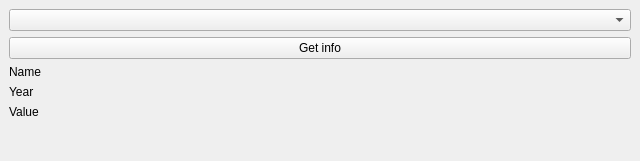
<?xml version="1.0" encoding="UTF-8"?>
<ui version="4.0">
 <class>itemInfoWindow</class>
 <widget class="QMainWindow" name="itemInfoWindow">
  <property name="geometry">
   <rect>
    <x>0</x>
    <y>0</y>
    <width>640</width>
    <height>161</height>
   </rect>
  </property>
  <property name="windowTitle">
   <string>Item Info</string>
  </property>
  <widget class="QWidget" name="centralwidget">
   <layout class="QFormLayout" name="formLayout">
    <item row="2" column="0">
     <widget class="QLabel" name="nameLabel">
      <property name="text">
       <string>Name</string>
      </property>
     </widget>
    </item>
    <item row="4" column="0">
     <widget class="QLabel" name="yearLabel">
      <property name="text">
       <string>Year</string>
      </property>
     </widget>
    </item>
    <item row="6" column="0">
     <widget class="QLabel" name="valueLabel">
      <property name="text">
       <string>Value</string>
      </property>
     </widget>
    </item>
    <item row="2" column="1">
     <widget class="QLabel" name="nameOutput">
      <property name="text">
       <string/>
      </property>
     </widget>
    </item>
    <item row="4" column="1">
     <widget class="QLabel" name="yearOutput">
      <property name="text">
       <string/>
      </property>
     </widget>
    </item>
    <item row="6" column="1">
     <widget class="QLabel" name="valueOutput">
      <property name="text">
       <string/>
      </property>
     </widget>
    </item>
    <item row="0" column="0" colspan="2">
     <widget class="QComboBox" name="chooseItemComboBox"/>
    </item>
    <item row="1" column="0" colspan="2">
     <widget class="QPushButton" name="chooseItemButton">
      <property name="text">
       <string>Get info</string>
      </property>
     </widget>
    </item>
   </layout>
  </widget>
 </widget>
 <resources/>
 <connections/>
</ui>
